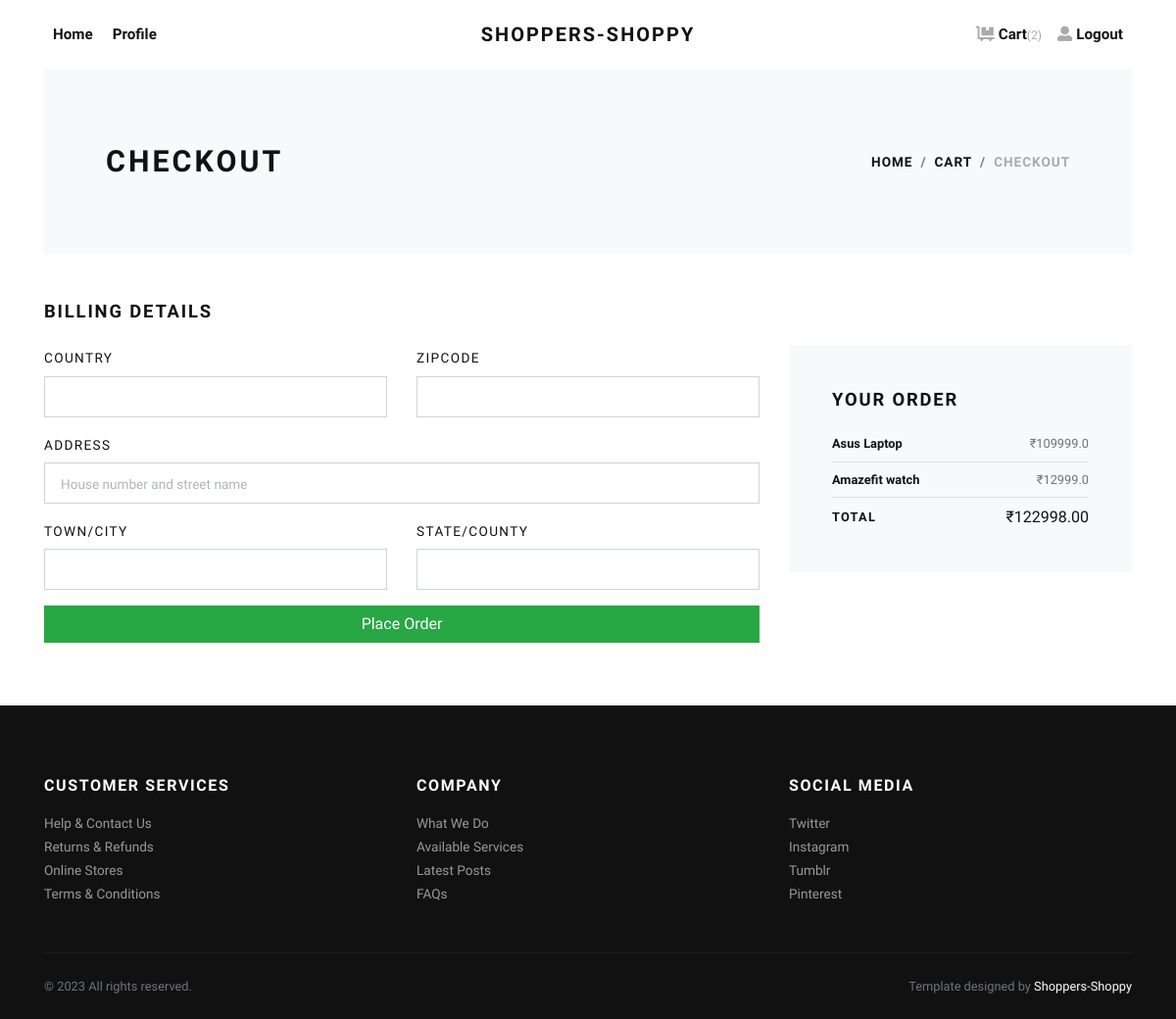
The page /checkout/ (signed in) on the database as committed earlier.
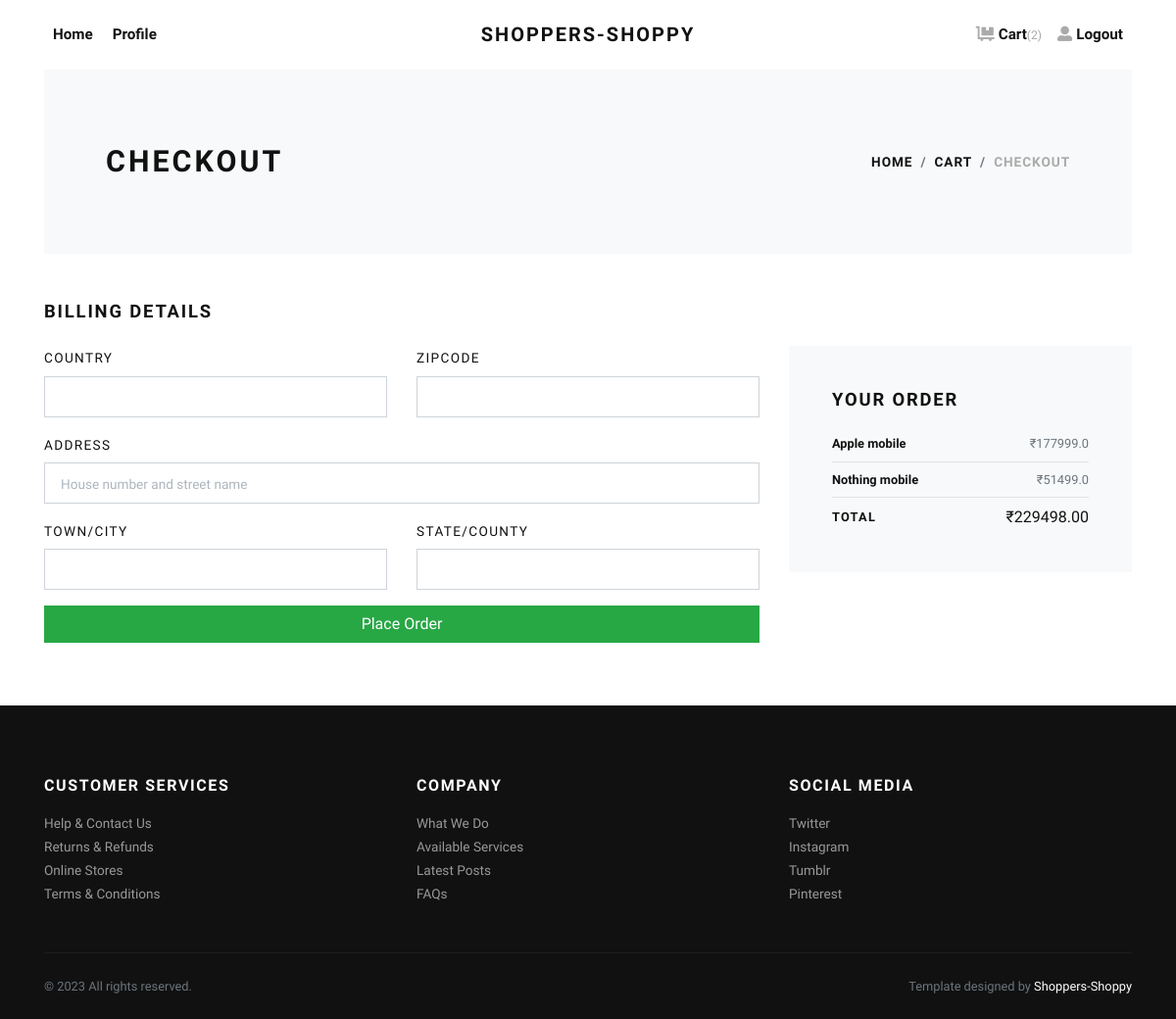
The same page on the database as committed later.
### store/models.py (models this page shows, shortened)
class OrderItem(models.Model):
     product=models.ForeignKey(Product, on_delete=models.SET_NULL , null=True,blank=True)
     order=models.ForeignKey(Order,on_delete=models.SET_NULL,blank=True,null=True)
     quantity=models.IntegerField(default=0,null=True, blank=True )
     date_added=models.DateTimeField(auto_now_add=True)
     @property
     def get_total(self):
          total=self.product.price * self.quantity
          return total

class Product(models.Model):
     category=models.CharField(max_length=200,default='Default Category',null=True)
     brand=models.CharField(max_length=200,null=True)
     price=models.FloatField()
     description=models.TextField()
     image=models.ImageField(null=True,blank=True)
     image1=models.ImageField(null=True,blank=True,default='default.jpg')
     image2=models.ImageField(null=True,blank=True,default='default.jpg')
     image3=models.ImageField(null=True,blank=True,default='default.jpg')

class Order(models.Model):
     customer=models.ForeignKey(Customer,on_delete=models.SET_NULL,blank=True,null=True)
     date_ordered=models.DateTimeField(auto_now_add=True)
     complete=models.BooleanField(default=False,blank=False,null=True)
     transaction_id=models.CharField(max_length=100,null=True)
     @property
     def get_cart_total(self):
          orderitems=self.orderitem_set.all()
          total=sum([item.get_total for item in orderitems])
          return total
     @property
     def get_cart_items(self):
          orderitems=self.orderitem_set.all()
          total=sum([item.quantity for item in orderitems])
          return total

### store/views.py (the view)
# urls.py: path("checkout/",views.checkout,name="checkout-page"),
def checkout(request):
    data = cartData(request)
    cartItems = data['cartItems']
    order = data['order']
    items = data['items']
    context ={
        'items':items,
        'order':order,
        'cartItems':cartItems,
    }
    return render(request,"store/checkout.html",context)

### store/utils.py (called while the page is built)
def cartData(request):
    cartItems = 0
    if request.user.is_authenticated:
        customer = request.user.customer
        order, created = Order.objects.get_or_create(customer=customer, complete=False)
        items = order.orderitem_set.all()
        cartItems=order.get_cart_items
    else:
        cookieData = cookieCart(request)
        cartItems = cookieData['cartItems']
        order = cookieData['order']
        items = cookieData['items']
    return {'items': items, 'order': order, 'cartItems': cartItems}

### store/templates/store/checkout.html (shortened to what the changed rows need)
{% extends 'store/base.html' %}
{% load static %}
{% block content %}
    <div class="container">
      <section class="py-5 bg-light">
        <div class="container">
          <div class="row px-4 px-lg-5 py-lg-4 align-items-center">
            <div class="col-lg-6">
              <h1 class="h2 text-uppercase mb-0">Checkout</h1>
            </div>
          </div>
        </div>
      </section>
      <section class="py-5">
        <h2 class="h5 text-uppercase mb-4">Billing details</h2>
        <div class="row">
          <div class="col-lg-4">
            <div class="card border-0 rounded-0 p-lg-4 bg-light">
              <div class="card-body">
                <ul class="list-unstyled mb-0">
                    {% for item in items %}
                  <li class="d-flex align-items-center justify-content-between"><strong class="small font-weight-bold">{{item.product.brand}} {{item.product.category}}</strong><span class="text-muted small">₹{{item.product.price}}</span></li>
                  <li class="border-bottom my-2"></li>
                   {% endfor %}
                  <li class="d-flex align-items-center justify-content-between"><strong class="text-uppercase small font-weight-bold">Total</strong><span>₹{{ order.get_cart_total|floatformat:2 }}</span></li>
                </ul>
              </div>
            </div>
          </div>
        </div>
      </section>
    </div>
{% endblock content %}

Rows that differ between the two databases and show on the page:
removed OrderItem: product.brand "Asus", product.category "Laptop", product.price "109999.0"
removed OrderItem: product.brand "Amazefit", product.category "watch", product.price "12999.0"
added OrderItem: product.brand "Apple", product.category "mobile", product.price "177999.0"
added OrderItem: product.brand "Nothing", product.category "mobile", product.price "51499.0"
computed for Order: get_cart_total "122998.00" → "229498.00"
